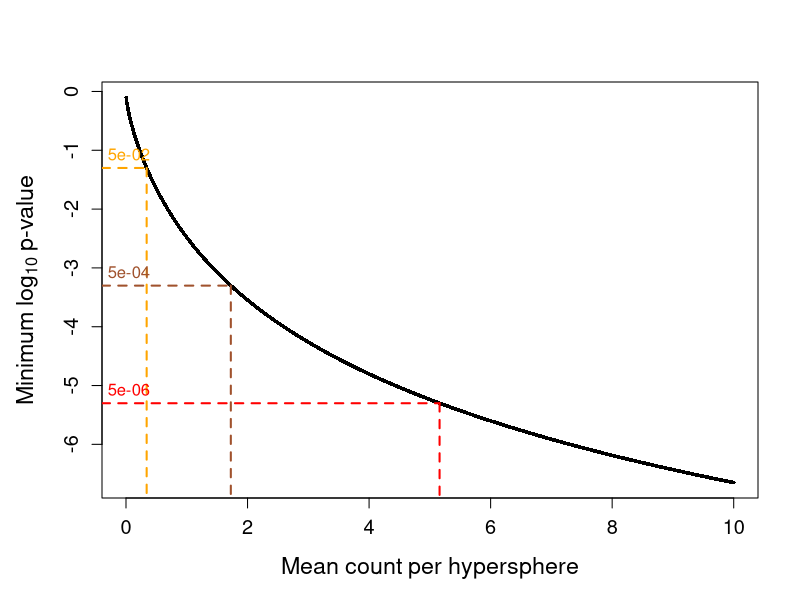

Here is the R script that generated this plot:
# Constructing cell count data for 10 samples in a one-way layout.
# Exploring the effect of the mean on the p-value, so setting up counts with the maximum possible difference at each mean count.

groups <- factor(rep(LETTERS[1:2], each=5))
counts <- matrix(0, ncol=10, nrow=2000)
second <- groups=="B"
counts[,second] <- 1:nrow(counts)/100 

# Running edgeR with offsets of zero (i.e., no normalization necessary, assuming all samples are of equal size).
# Using a NB dispersion of 1 based on real data.
# Using the LRT to compute the p-value to be liberal, i.e., see the smallest p-value we can expect.

design <- model.matrix(~groups)
library(edgeR)
fit <- glmFit(counts, design, dispersion=1, offset=0)
res <- glmLRT(fit)

# Computing the adjusted p-value threshold with various correction factors.
# We see a max correction of >10000 in the BMMC data set, and >200 in the iPSC data set.
# > blah <- readRDS("Cytobank_43324_4FI_res.rds")
# > plot(blah$results$PValue, blah$results$FDR/blah$results$PValue, log="xy")

pdf("plot_filter.pdf")
par(mar=c(5.1, 5.1, 4.1, 2.1))

mu <- rowMeans(counts)
logp <- log10(res$table$PValue)
plot(mu, logp, xlab="Mean count per hypersphere", ylab=expression("Minimum"~log[10]~"p-value"), cex.axis=1.2, cex.lab=1.4, pch=16, cex=0.5)

correction <- c(2, 4, 6)
colors <- c("orange", "sienna", "red")

for (cx in seq_along(correction)) {
    raw.threshold <- 5*10^-correction[cx]
    threshold <- log10(raw.threshold)
    x.pt <- max(mu[logp > threshold])
    segments(-10, threshold, x.pt, threshold, lwd=2, lty=2, col=colors[cx])
    segments(x.pt, threshold, x.pt, threshold-10, lwd=2, lty=2, col=colors[cx])
    text(-0.3, threshold + 0.2, format(scientific=TRUE, raw.threshold), col=colors[cx], pos=4, offset=0)
}

dev.off()

# The aim is to ask; what is the largest mean where the smallest possible p-value is still above the rejection threshold?
# The exact p-value threshold depends on the effect of multiple testing and the desired FDR threshold.
# With strong correction, the largest mean is quite high (~5) and requires filtering to get rid of it.
# Even with no correction, though, the mean filter is non-zero.
